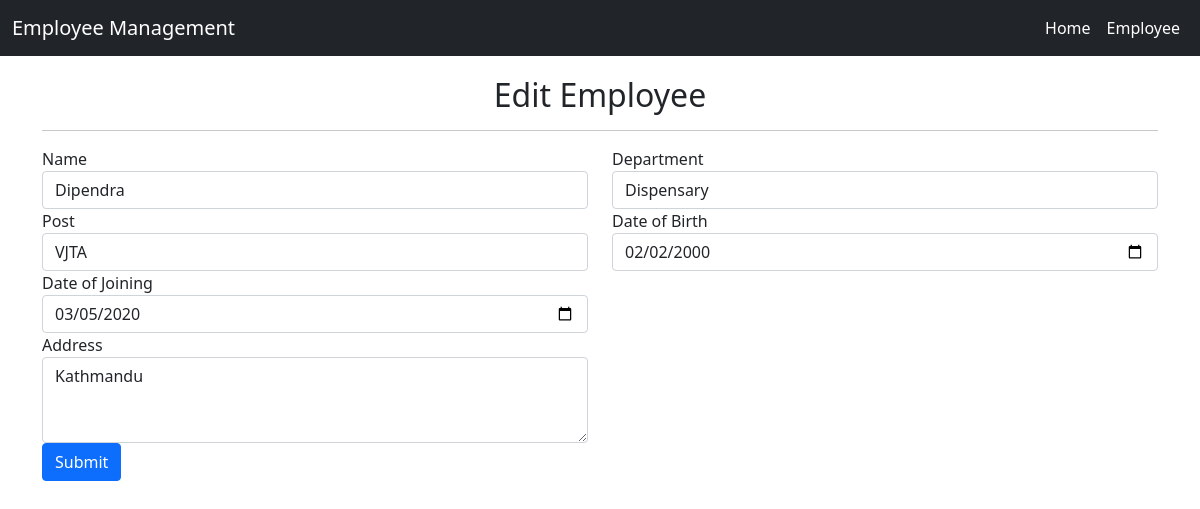
/edit-employee/3/, run on the app's committed database.
### app/models.py (models this page shows, shortened)
class Employee(models.Model):
    name = models.CharField(max_length=100,null=True)
    dob = models.DateField(null=True,blank=True)
    doj = models.DateField(null=True,blank=True)
    department = models.CharField(max_length=100,null=True)
    post = models.CharField(max_length=100,null=True)
    address = models.CharField(max_length=100,null=True)
    active = models.BooleanField(default=True)
    leave_count = models.IntegerField(null=True,blank=True,default=0)
    on_leave = models.BooleanField(default=False)

### app/views.py (the view, shortened to what this page needs)
# urls.py: path('edit-employee/<int:id>/', views.edit_employee,name='edit_employee'),
def edit_employee(request,id):
    employee = Employee.objects.get(id=id)
    context = {
        'employee':employee,
    }
    return render(request,'edit_employee.html',context)

### app/templates/edit_employee.html (shortened to what this page needs)
{% extends 'home.html' %}
{% block body %}
<div class="container">
    <h2 style="margin-top:20px" align="center">Edit Employee</h2><hr>
<form method="post" action="" enctype="multipart/form-data">
    <div class="row">
    <div class="form-group col-md-6">
      <label for="inputEmail4">Name</label>
      <input type="text" class="form-control"  name="name" id="inputEmail4" value="{{employee.name}}" required placeholder="Enter Full Name">
    </div>
    <div class="form-group col-md-6">
      <label for="inputPassword4">Department</label>
      <input type="text" class="form-control" name="department" id="inputPassword4" value="{{employee.department}}" required placeholder="Department">
    </div>
  </div>
    <div class="row">
    <div class="form-group col-md-6">
      <label for="inputEmail4">Post</label>
      <input type="text" class="form-control" name="post" id="inputEmail4" value="{{employee.post}}" required placeholder="Post">
    </div>
    <div class="form-group col-md-6">
      <label for="inputPassword4">Date of Birth</label>
      <input type="date" class="form-control" name="dob" id="inputPassword4"  value="{{employee.dob|date:"Y-m-d"}}" required>
    </div>
    </div>
    <div class="row">
    <div class="form-group col-md-6">
      <label for="inputEmail4">Date of Joining</label>
      <input type="date" class="form-control" name="doj" id="inputEmail4" value="{{employee.doj|date:"Y-m-d"}}" required>
    </div>
    </div>
    <div class="row">
        <div class="form-group col-md-6">
            <label for="exampleFormControlTextarea1">Address</label>
            <textarea class="form-control" id="exampleFormControlTextarea1" name="address" rows="3">{{employee.address}}</textarea>
        </div>
    </div>
  <button type="submit" class="btn btn-primary">Submit</button>
</form>
</div>
{% endblock  %}

### data on the page
Employee: name "Dipendra", department "Dispensary", post "VJTA", dob "02/02/2000", doj "03/05/2020", address "Kathmandu"
